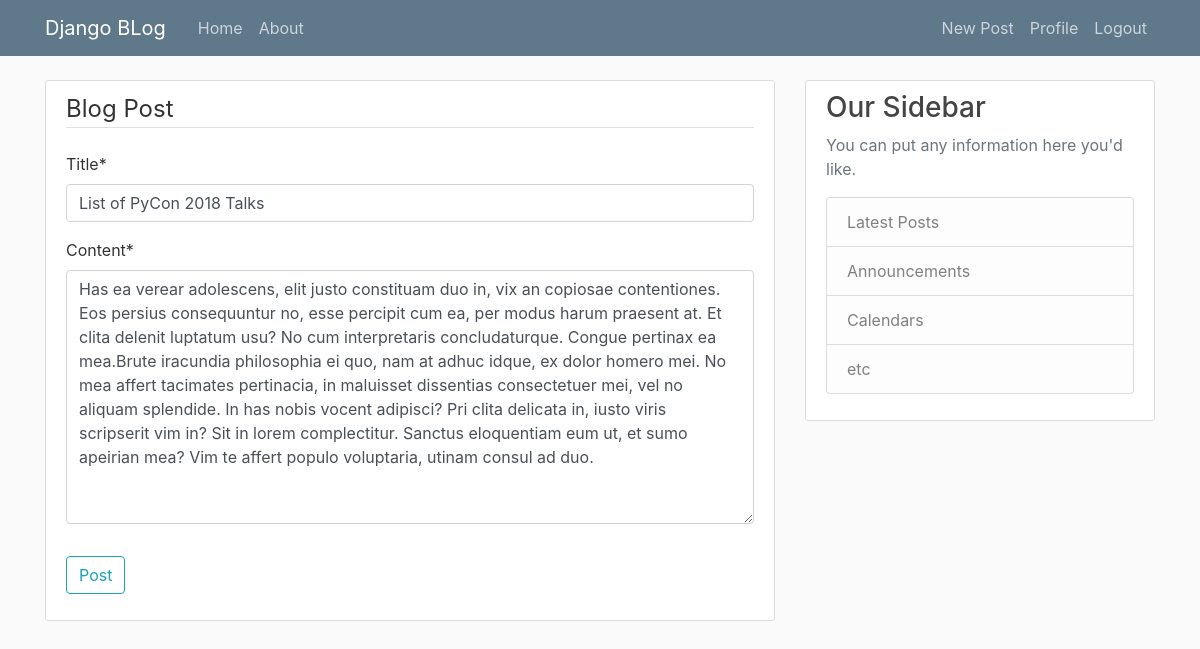
The page /post/18/update/ (signed in) on the database its author committed.
### blog/models.py (models this page shows, shortened)
class Post(models.Model):
    title = models.CharField(max_length=100)
    content = models.TextField()
    date_posted = models.DateTimeField(default=timezone.now)
    author = models.ForeignKey(User, on_delete=models.CASCADE)

### blog/views.py (the view, shortened to what this page needs)
# urls.py: path('post/<int:pk>/update/', PostUpdateView.as_view(), name='post-update'),
class PostUpdateView(LoginRequiredMixin, UserPassesTestMixin, UpdateView):
    model = Post
    fields = ['title', 'content']
    def test_func(self):
        post = self.get_object()
        if self.request.user == post.author:
            return True
        return False

### blog/templates/blog/post_form.html (shortened to what this page needs)
{% extends 'blog/base.html' %}
{% load crispy_forms_tags %}
{% block content %}
    <div class="content-section">
        <form method="POST">
            <fieldset class="form-group">
                <legend class="border-bottom mb-4">Blog Post</legend>
                {{ form|crispy }}
            </fieldset>
            <div class="form-group">
                <button class="btn btn-outline-info" type="submit">Post</button>
            </div>
        </form>
    </div>
{% endblock content %}

### blog/static/blog/main.css (style rules this page uses)
body { background: #fafafa; color: #333333; margin-top: 5rem; }
.content-section { background: #ffffff; padding: 10px 20px; border: 1px solid #dddddd; border-radius: 3px; margin-bottom: 20px; }

### rows shown on the page
Post: title "List of PyCon 2018 Talks", content "Has ea verear adolescens, elit justo constituam duo in, vix an copiosae contentiones. Eos persius consequuntur no, esse percipit cum ea, per modus harum praesent at. Et clita delenit luptatum usu? No cum interpretaris concludaturque. Congue pertinax ea mea.Brute iracundia philosophia ei quo, nam at adhuc idque, ex dolor homero mei. No mea affert tacimates pertinacia, in maluisset dissentias consectetuer mei, vel no aliquam splendide. In has nobis vocent adipisci? Pri clita delicata in, iusto viris scripserit vim in? Sit in lorem complectitur. Sanctus eloquentiam eum ut, et sumo apeirian mea? Vim te affert populo voluptaria, utinam consul ad duo."
